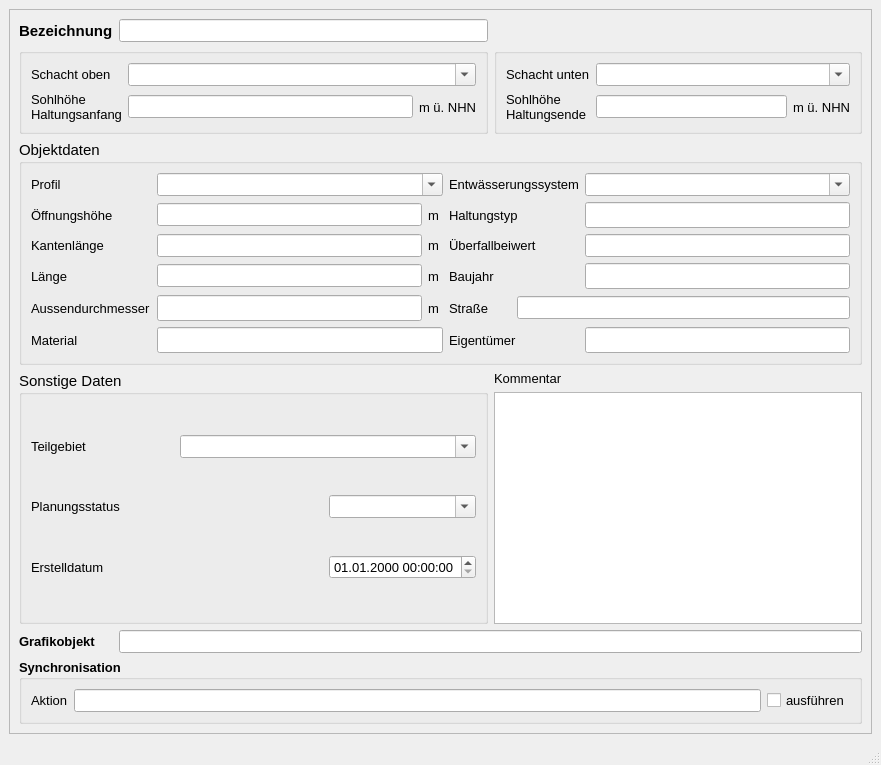
<?xml version="1.0" encoding="UTF-8"?>
<ui version="4.0">
 <class>MainWindow</class>
 <widget class="QMainWindow" name="MainWindow">
  <property name="geometry">
   <rect>
    <x>0</x>
    <y>0</y>
    <width>881</width>
    <height>765</height>
   </rect>
  </property>
  <property name="minimumSize">
   <size>
    <width>680</width>
    <height>650</height>
   </size>
  </property>
  <property name="font">
   <font>
    <family>Tahoma</family>
    <pointsize>10</pointsize>
   </font>
  </property>
  <property name="windowTitle">
   <string>Wehr</string>
  </property>
  <widget class="QWidget" name="centralwidget">
   <layout class="QGridLayout" name="gridLayout">
    <item row="0" column="0">
     <widget class="QScrollArea" name="scrollArea">
      <property name="widgetResizable">
       <bool>true</bool>
      </property>
      <widget class="QWidget" name="scrollAreaWidgetContents">
       <property name="geometry">
        <rect>
         <x>0</x>
         <y>0</y>
         <width>857</width>
         <height>688</height>
        </rect>
       </property>
       <layout class="QGridLayout" name="gridLayout_2">
        <item row="0" column="0">
         <widget class="QLabel" name="label">
          <property name="font">
           <font>
            <family>Tahoma</family>
            <pointsize>11</pointsize>
            <weight>75</weight>
            <bold>true</bold>
           </font>
          </property>
          <property name="text">
           <string>Bezeichnung</string>
          </property>
         </widget>
        </item>
        <item row="0" column="1">
         <widget class="QLineEdit" name="haltnam">
          <property name="toolTip">
           <string>&lt;html&gt;&lt;head/&gt;&lt;body&gt;&lt;p&gt;Eindeutige Bezeichnung&lt;/p&gt;&lt;/body&gt;&lt;/html&gt;</string>
          </property>
          <property name="statusTip">
           <string>Eindeutige Bezeichnung</string>
          </property>
         </widget>
        </item>
        <item row="1" column="0" colspan="2">
         <widget class="QGroupBox" name="groupBox">
          <property name="font">
           <font>
            <family>Tahoma</family>
            <pointsize>11</pointsize>
           </font>
          </property>
          <property name="title">
           <string/>
          </property>
          <layout class="QGridLayout" name="gridLayout_3">
           <item row="0" column="0">
            <widget class="QLabel" name="label_3">
             <property name="font">
              <font>
               <family>Tahoma</family>
               <pointsize>10</pointsize>
              </font>
             </property>
             <property name="text">
              <string>Schacht oben</string>
             </property>
            </widget>
           </item>
           <item row="0" column="1" colspan="2">
            <widget class="QComboBox" name="schoben">
             <property name="font">
              <font>
               <family>Tahoma</family>
               <pointsize>10</pointsize>
              </font>
             </property>
             <property name="toolTip">
              <string>&lt;html&gt;&lt;head/&gt;&lt;body&gt;&lt;p&gt;&lt;span style=&quot; font-family:'Calibri','sans-serif';&quot;&gt;Name des oberen Schachts&lt;/span&gt;&lt;/p&gt;&lt;/body&gt;&lt;/html&gt;</string>
             </property>
             <property name="statusTip">
              <string>Name des oberen Schachts</string>
             </property>
             <property name="editable">
              <bool>true</bool>
             </property>
            </widget>
           </item>
           <item row="1" column="0">
            <widget class="QLabel" name="label_5">
             <property name="font">
              <font>
               <family>Tahoma</family>
               <pointsize>10</pointsize>
              </font>
             </property>
             <property name="text">
              <string>Sohlhöhe
Haltungsanfang</string>
             </property>
            </widget>
           </item>
           <item row="1" column="1">
            <widget class="QLineEdit" name="sohleoben">
             <property name="font">
              <font>
               <family>Tahoma</family>
               <pointsize>10</pointsize>
              </font>
             </property>
             <property name="toolTip">
              <string/>
             </property>
             <property name="statusTip">
              <string/>
             </property>
            </widget>
           </item>
           <item row="1" column="2">
            <widget class="QLabel" name="label_14">
             <property name="font">
              <font>
               <family>Tahoma</family>
               <pointsize>10</pointsize>
              </font>
             </property>
             <property name="text">
              <string>m ü. NHN</string>
             </property>
            </widget>
           </item>
          </layout>
         </widget>
        </item>
        <item row="1" column="2">
         <widget class="QGroupBox" name="groupBox_4">
          <property name="font">
           <font>
            <family>Tahoma</family>
            <pointsize>11</pointsize>
           </font>
          </property>
          <property name="title">
           <string/>
          </property>
          <layout class="QGridLayout" name="gridLayout_4">
           <item row="0" column="0">
            <widget class="QLabel" name="label_9">
             <property name="font">
              <font>
               <family>Tahoma</family>
               <pointsize>10</pointsize>
              </font>
             </property>
             <property name="text">
              <string>Schacht unten</string>
             </property>
            </widget>
           </item>
           <item row="0" column="1" colspan="2">
            <widget class="QComboBox" name="schunten">
             <property name="font">
              <font>
               <family>Tahoma</family>
               <pointsize>10</pointsize>
              </font>
             </property>
             <property name="toolTip">
              <string>&lt;html&gt;&lt;head/&gt;&lt;body&gt;&lt;p&gt;&lt;span style=&quot; font-family:'Calibri','sans-serif';&quot;&gt;Name des unteren Schachts&lt;/span&gt;&lt;/p&gt;&lt;/body&gt;&lt;/html&gt;</string>
             </property>
             <property name="statusTip">
              <string>Name des unteren Schachts</string>
             </property>
             <property name="editable">
              <bool>true</bool>
             </property>
            </widget>
           </item>
           <item row="1" column="0">
            <widget class="QLabel" name="label_12">
             <property name="font">
              <font>
               <family>Tahoma</family>
               <pointsize>10</pointsize>
              </font>
             </property>
             <property name="text">
              <string>Sohlhöhe
Haltungsende</string>
             </property>
            </widget>
           </item>
           <item row="1" column="1">
            <widget class="QLineEdit" name="sohleunten">
             <property name="font">
              <font>
               <family>Tahoma</family>
               <pointsize>10</pointsize>
              </font>
             </property>
             <property name="toolTip">
              <string/>
             </property>
             <property name="statusTip">
              <string/>
             </property>
            </widget>
           </item>
           <item row="1" column="2">
            <widget class="QLabel" name="label_15">
             <property name="font">
              <font>
               <family>Tahoma</family>
               <pointsize>10</pointsize>
              </font>
             </property>
             <property name="text">
              <string>m ü. NHN</string>
             </property>
            </widget>
           </item>
          </layout>
         </widget>
        </item>
        <item row="2" column="0" colspan="3">
         <widget class="QGroupBox" name="groupBox_2">
          <property name="font">
           <font>
            <family>Tahoma</family>
            <pointsize>11</pointsize>
           </font>
          </property>
          <property name="title">
           <string>Objektdaten</string>
          </property>
          <layout class="QGridLayout" name="gridLayout_5">
           <item row="0" column="0">
            <widget class="QLabel" name="label_54">
             <property name="font">
              <font>
               <family>Tahoma</family>
               <pointsize>10</pointsize>
              </font>
             </property>
             <property name="text">
              <string>Profil</string>
             </property>
            </widget>
           </item>
           <item row="0" column="1" colspan="2">
            <widget class="QComboBox" name="profilnam">
             <property name="font">
              <font>
               <family>Tahoma</family>
               <pointsize>10</pointsize>
              </font>
             </property>
             <property name="toolTip">
              <string/>
             </property>
             <property name="statusTip">
              <string>Profiltyp für das Rohr</string>
             </property>
             <property name="editable">
              <bool>true</bool>
             </property>
            </widget>
           </item>
           <item row="0" column="3" colspan="2">
            <widget class="QLabel" name="label_51">
             <property name="font">
              <font>
               <family>Tahoma</family>
               <pointsize>10</pointsize>
              </font>
             </property>
             <property name="text">
              <string>Entwässerungssystem</string>
             </property>
            </widget>
           </item>
           <item row="0" column="5">
            <widget class="QComboBox" name="entwart">
             <property name="font">
              <font>
               <family>Tahoma</family>
               <pointsize>10</pointsize>
              </font>
             </property>
             <property name="toolTip">
              <string>&lt;html&gt;&lt;head/&gt;&lt;body&gt;&lt;p&gt;vorh. Entwässerungssystem (z.B. Mischwasser, Regenwasser, etc.)&lt;/p&gt;&lt;/body&gt;&lt;/html&gt;</string>
             </property>
             <property name="statusTip">
              <string>vorh. Entwässerungssystem (z.B. Mischwasser, Regenwasser, etc.)</string>
             </property>
             <property name="editable">
              <bool>true</bool>
             </property>
            </widget>
           </item>
           <item row="1" column="0">
            <widget class="QLabel" name="label_7">
             <property name="font">
              <font>
               <family>Tahoma</family>
               <pointsize>10</pointsize>
              </font>
             </property>
             <property name="text">
              <string>Öffnungshöhe</string>
             </property>
            </widget>
           </item>
           <item row="1" column="1">
            <widget class="QLineEdit" name="hoehe">
             <property name="font">
              <font>
               <family>Tahoma</family>
               <pointsize>10</pointsize>
              </font>
             </property>
             <property name="toolTip">
              <string>&lt;html&gt;&lt;head/&gt;&lt;body&gt;&lt;p&gt;für grafische Darstellung im Längsschnitt&lt;/p&gt;&lt;/body&gt;&lt;/html&gt;</string>
             </property>
             <property name="statusTip">
              <string>für grafische Darstellung im Längsschnitt</string>
             </property>
            </widget>
           </item>
           <item row="1" column="2">
            <widget class="QLabel" name="label_16">
             <property name="font">
              <font>
               <family>Tahoma</family>
               <pointsize>10</pointsize>
              </font>
             </property>
             <property name="text">
              <string>m </string>
             </property>
            </widget>
           </item>
           <item row="1" column="3" colspan="2">
            <widget class="QLabel" name="label_19">
             <property name="font">
              <font>
               <family>Tahoma</family>
               <pointsize>10</pointsize>
              </font>
             </property>
             <property name="text">
              <string>Haltungstyp</string>
             </property>
            </widget>
           </item>
           <item row="1" column="5">
            <widget class="QLineEdit" name="haltungstyp"/>
           </item>
           <item row="2" column="0">
            <widget class="QLabel" name="label_8">
             <property name="font">
              <font>
               <family>Tahoma</family>
               <pointsize>10</pointsize>
              </font>
             </property>
             <property name="text">
              <string>Kantenlänge</string>
             </property>
            </widget>
           </item>
           <item row="2" column="1">
            <widget class="QLineEdit" name="breite">
             <property name="font">
              <font>
               <family>Tahoma</family>
               <pointsize>10</pointsize>
              </font>
             </property>
             <property name="toolTip">
              <string>&lt;html&gt;&lt;head/&gt;&lt;body&gt;&lt;p&gt;für grafische Darstellung im Längsschnitt&lt;/p&gt;&lt;/body&gt;&lt;/html&gt;</string>
             </property>
             <property name="statusTip">
              <string>für grafische Darstellung im Längsschnitt</string>
             </property>
            </widget>
           </item>
           <item row="2" column="2">
            <widget class="QLabel" name="label_17">
             <property name="font">
              <font>
               <family>Tahoma</family>
               <pointsize>10</pointsize>
              </font>
             </property>
             <property name="text">
              <string>m </string>
             </property>
            </widget>
           </item>
           <item row="2" column="3" colspan="2">
            <widget class="QLabel" name="label_61">
             <property name="font">
              <font>
               <family>Tahoma</family>
               <pointsize>10</pointsize>
              </font>
             </property>
             <property name="text">
              <string>Überfallbeiwert</string>
             </property>
            </widget>
           </item>
           <item row="2" column="5">
            <widget class="QLineEdit" name="ks">
             <property name="font">
              <font>
               <family>Tahoma</family>
               <pointsize>10</pointsize>
              </font>
             </property>
             <property name="toolTip">
              <string>&lt;html&gt;&lt;head/&gt;&lt;body&gt;&lt;p&gt;abhängig von Form der Wehrkrone (0,49 bis 0,75)&lt;/p&gt;&lt;/body&gt;&lt;/html&gt;</string>
             </property>
             <property name="statusTip">
              <string>abhängig von Form der Wehrkrone (0,49 bis 0,75)</string>
             </property>
            </widget>
           </item>
           <item row="3" column="0">
            <widget class="QLabel" name="label_18">
             <property name="font">
              <font>
               <family>Tahoma</family>
               <pointsize>10</pointsize>
              </font>
             </property>
             <property name="text">
              <string>Länge</string>
             </property>
            </widget>
           </item>
           <item row="3" column="1">
            <widget class="QLineEdit" name="laenge">
             <property name="font">
              <font>
               <family>Tahoma</family>
               <pointsize>10</pointsize>
              </font>
             </property>
             <property name="toolTip">
              <string/>
             </property>
             <property name="statusTip">
              <string/>
             </property>
            </widget>
           </item>
           <item row="3" column="2">
            <widget class="QLabel" name="label_21">
             <property name="font">
              <font>
               <family>Tahoma</family>
               <pointsize>10</pointsize>
              </font>
             </property>
             <property name="text">
              <string>m </string>
             </property>
            </widget>
           </item>
           <item row="3" column="3" colspan="2">
            <widget class="QLabel" name="label_26">
             <property name="font">
              <font>
               <family>Tahoma</family>
               <pointsize>10</pointsize>
              </font>
             </property>
             <property name="text">
              <string>Baujahr</string>
             </property>
            </widget>
           </item>
           <item row="3" column="5">
            <widget class="QLineEdit" name="baujahr">
             <property name="toolTip">
              <string/>
             </property>
             <property name="statusTip">
              <string/>
             </property>
            </widget>
           </item>
           <item row="4" column="0">
            <widget class="QLabel" name="label_13">
             <property name="font">
              <font>
               <family>Tahoma</family>
               <pointsize>10</pointsize>
              </font>
             </property>
             <property name="text">
              <string>Aussendurchmesser</string>
             </property>
            </widget>
           </item>
           <item row="4" column="1">
            <widget class="QLineEdit" name="aussendurchmesser">
             <property name="toolTip">
              <string/>
             </property>
             <property name="statusTip">
              <string/>
             </property>
            </widget>
           </item>
           <item row="4" column="2">
            <widget class="QLabel" name="label_27">
             <property name="font">
              <font>
               <family>Tahoma</family>
               <pointsize>10</pointsize>
              </font>
             </property>
             <property name="text">
              <string>m</string>
             </property>
            </widget>
           </item>
           <item row="4" column="3">
            <widget class="QLabel" name="label_2">
             <property name="font">
              <font>
               <family>Tahoma</family>
               <pointsize>10</pointsize>
              </font>
             </property>
             <property name="text">
              <string>Straße</string>
             </property>
            </widget>
           </item>
           <item row="4" column="4" colspan="2">
            <widget class="QLineEdit" name="strasse">
             <property name="font">
              <font>
               <family>Tahoma</family>
               <pointsize>10</pointsize>
              </font>
             </property>
             <property name="toolTip">
              <string/>
             </property>
             <property name="statusTip">
              <string/>
             </property>
            </widget>
           </item>
           <item row="5" column="0">
            <widget class="QLabel" name="label_23">
             <property name="font">
              <font>
               <family>Tahoma</family>
               <pointsize>10</pointsize>
              </font>
             </property>
             <property name="text">
              <string>Material</string>
             </property>
            </widget>
           </item>
           <item row="5" column="1" colspan="2">
            <widget class="QLineEdit" name="material">
             <property name="toolTip">
              <string/>
             </property>
             <property name="statusTip">
              <string/>
             </property>
            </widget>
           </item>
           <item row="5" column="3" colspan="2">
            <widget class="QLabel" name="label_20">
             <property name="font">
              <font>
               <family>Tahoma</family>
               <pointsize>10</pointsize>
              </font>
             </property>
             <property name="text">
              <string>Eigentümer</string>
             </property>
            </widget>
           </item>
           <item row="5" column="5">
            <widget class="QLineEdit" name="eigentum">
             <property name="toolTip">
              <string/>
             </property>
             <property name="statusTip">
              <string/>
             </property>
            </widget>
           </item>
          </layout>
         </widget>
        </item>
        <item row="3" column="0" rowspan="2" colspan="2">
         <widget class="QGroupBox" name="groupBox_3">
          <property name="font">
           <font>
            <family>Tahoma</family>
            <pointsize>11</pointsize>
           </font>
          </property>
          <property name="title">
           <string>Sonstige Daten</string>
          </property>
          <layout class="QGridLayout" name="gridLayout_6">
           <item row="0" column="0">
            <widget class="QLabel" name="label_11">
             <property name="font">
              <font>
               <family>Tahoma</family>
               <pointsize>10</pointsize>
              </font>
             </property>
             <property name="text">
              <string>Teilgebiet</string>
             </property>
             <property name="buddy">
              <cstring>simstatus</cstring>
             </property>
            </widget>
           </item>
           <item row="0" column="1" colspan="2">
            <widget class="QComboBox" name="teilgebiet">
             <property name="font">
              <font>
               <family>Tahoma</family>
               <pointsize>10</pointsize>
              </font>
             </property>
             <property name="toolTip">
              <string>&lt;html&gt;&lt;head/&gt;&lt;body&gt;&lt;p&gt;Zuordnung zu definiertem Teilgebiet&lt;/p&gt;&lt;/body&gt;&lt;/html&gt;</string>
             </property>
             <property name="statusTip">
              <string>Zuordnung zu definiertem Teilgebiet</string>
             </property>
             <property name="editable">
              <bool>true</bool>
             </property>
            </widget>
           </item>
           <item row="1" column="0" colspan="2">
            <widget class="QLabel" name="label_10">
             <property name="font">
              <font>
               <family>Tahoma</family>
               <pointsize>10</pointsize>
              </font>
             </property>
             <property name="text">
              <string>Planungsstatus</string>
             </property>
             <property name="buddy">
              <cstring>simstatus</cstring>
             </property>
            </widget>
           </item>
           <item row="1" column="2">
            <widget class="QComboBox" name="simstatus">
             <property name="font">
              <font>
               <family>Tahoma</family>
               <pointsize>10</pointsize>
              </font>
             </property>
             <property name="toolTip">
              <string>&lt;html&gt;&lt;head/&gt;&lt;body&gt;&lt;p&gt;aktueller Status (z.B. vorhanden, in Planung, etc.)&lt;/p&gt;&lt;/body&gt;&lt;/html&gt;</string>
             </property>
             <property name="statusTip">
              <string>aktueller Status (z.B. vorhanden, in Planung, etc.)</string>
             </property>
             <property name="editable">
              <bool>true</bool>
             </property>
            </widget>
           </item>
           <item row="2" column="0" colspan="2">
            <widget class="QLabel" name="label_71">
             <property name="font">
              <font>
               <family>Tahoma</family>
               <pointsize>10</pointsize>
              </font>
             </property>
             <property name="text">
              <string>Erstelldatum</string>
             </property>
            </widget>
           </item>
           <item row="2" column="2">
            <widget class="QgsDateTimeEdit" name="createdat">
             <property name="font">
              <font>
               <family>Tahoma</family>
               <pointsize>10</pointsize>
              </font>
             </property>
             <property name="currentSection">
              <enum>QDateTimeEdit::DaySection</enum>
             </property>
             <property name="displayFormat">
              <string>dd.MM.yyyy HH:mm:ss</string>
             </property>
            </widget>
           </item>
          </layout>
         </widget>
        </item>
        <item row="3" column="2">
         <widget class="QLabel" name="label_22">
          <property name="font">
           <font>
            <family>Tahoma</family>
            <pointsize>10</pointsize>
           </font>
          </property>
          <property name="text">
           <string>Kommentar</string>
          </property>
         </widget>
        </item>
        <item row="4" column="2">
         <widget class="QTextEdit" name="kommentar">
          <property name="font">
           <font>
            <family>Tahoma</family>
            <pointsize>10</pointsize>
           </font>
          </property>
          <property name="toolTip">
           <string>&lt;html&gt;&lt;head/&gt;&lt;body&gt;&lt;p&gt;Platz für zusätzliche Kommentare&lt;/p&gt;&lt;/body&gt;&lt;/html&gt;</string>
          </property>
          <property name="statusTip">
           <string>Platz für zusätzliche Kommentare</string>
          </property>
         </widget>
        </item>
        <item row="5" column="0">
         <widget class="QLabel" name="label_25">
          <property name="font">
           <font>
            <family>Tahoma</family>
            <pointsize>10</pointsize>
            <weight>75</weight>
            <bold>true</bold>
           </font>
          </property>
          <property name="text">
           <string>Grafikobjekt</string>
          </property>
         </widget>
        </item>
        <item row="5" column="1" colspan="2">
         <widget class="QLineEdit" name="objekt">
          <property name="toolTip">
           <string>&lt;html&gt;&lt;head/&gt;&lt;body&gt;&lt;p&gt;Textbeschreibung (WKT) des Grafikobjekts&lt;/p&gt;&lt;/body&gt;&lt;/html&gt;</string>
          </property>
          <property name="statusTip">
           <string>Textbeschreibung des Grafikobjekts</string>
          </property>
         </widget>
        </item>
        <item row="6" column="0" colspan="3">
         <widget class="QGroupBox" name="groupBox_sync">
          <property name="font">
           <font>
            <family>Tahoma</family>
            <pointsize>10</pointsize>
            <weight>75</weight>
            <bold>true</bold>
           </font>
          </property>
          <property name="title">
           <string>Synchronisation</string>
          </property>
          <layout class="QGridLayout" name="gridLayout_7">
           <item row="0" column="0">
            <widget class="QLabel" name="label_24">
             <property name="font">
              <font>
               <family>Tahoma</family>
               <pointsize>10</pointsize>
               <weight>50</weight>
               <bold>false</bold>
              </font>
             </property>
             <property name="text">
              <string>Aktion</string>
             </property>
            </widget>
           </item>
           <item row="0" column="1">
            <widget class="QLineEdit" name="aktion">
             <property name="toolTip">
              <string>&lt;html&gt;&lt;head/&gt;&lt;body&gt;&lt;p&gt;Maßnahme zur Synchronisation&lt;/p&gt;&lt;/body&gt;&lt;/html&gt;</string>
             </property>
             <property name="statusTip">
              <string>Maßnahme zur Synchronisation</string>
             </property>
            </widget>
           </item>
           <item row="0" column="2">
            <widget class="QCheckBox" name="status">
             <property name="font">
              <font>
               <family>Tahoma</family>
               <pointsize>10</pointsize>
               <weight>50</weight>
               <bold>false</bold>
              </font>
             </property>
             <property name="toolTip">
              <string>Synchronisation aktivieren</string>
             </property>
             <property name="statusTip">
              <string>Synchronisation aktivieren</string>
             </property>
             <property name="text">
              <string>ausführen</string>
             </property>
            </widget>
           </item>
          </layout>
         </widget>
        </item>
       </layout>
      </widget>
     </widget>
    </item>
   </layout>
  </widget>
  <widget class="QMenuBar" name="menubar">
   <property name="geometry">
    <rect>
     <x>0</x>
     <y>0</y>
     <width>881</width>
     <height>27</height>
    </rect>
   </property>
  </widget>
  <widget class="QStatusBar" name="statusbar"/>
 </widget>
 <customwidgets>
  <customwidget>
   <class>QgsDateTimeEdit</class>
   <extends>QDateTimeEdit</extends>
   <header>qgsdatetimeedit.h</header>
  </customwidget>
 </customwidgets>
 <resources/>
 <connections/>
</ui>
